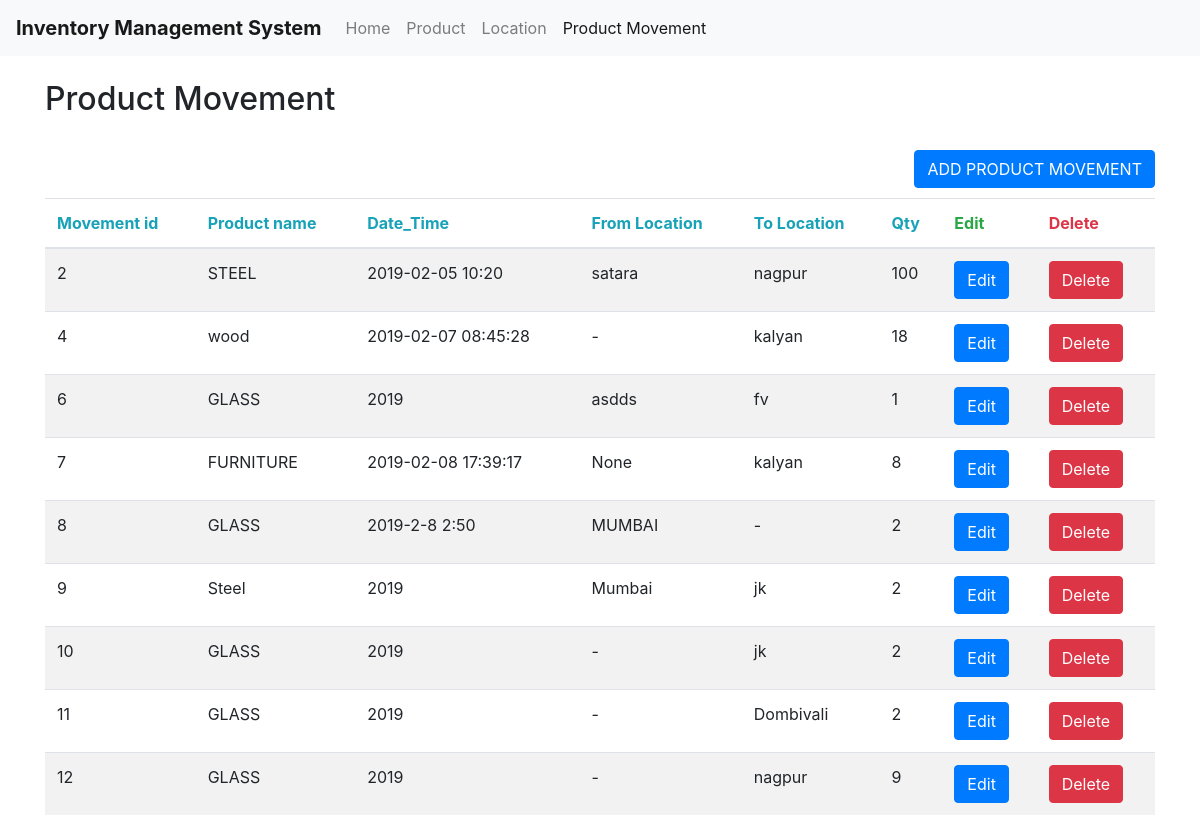
Page /ProductMovement on the earlier database version.
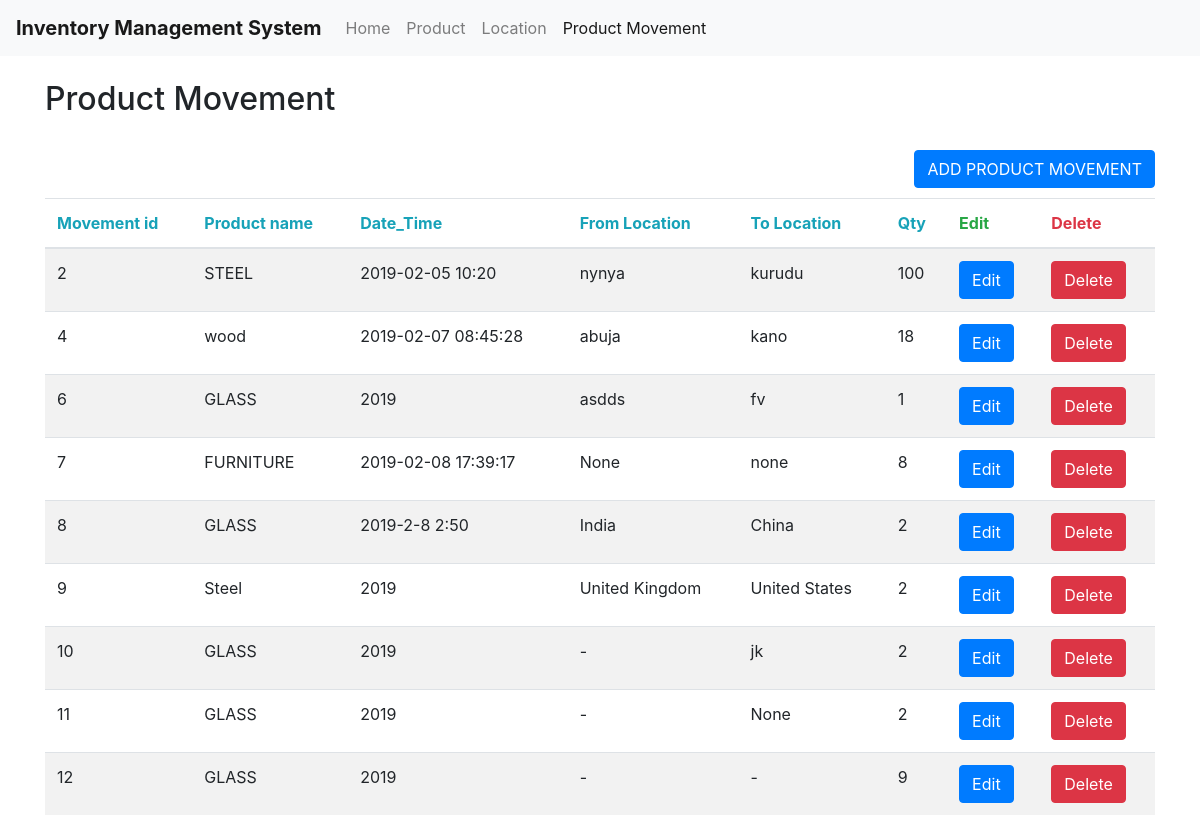
Same page on the later database version.
### tables this page shows
CREATE TABLE product_movement (movementID INTEGER PRIMARY KEY, productName TEXT, Timing TEXT, fromlocation TEXT, tolocation TEXT, QTY INTEGER);

### home.py (the view, shortened to what this page needs)
@app.route('/ProductMovement')
def ProductMovement():
   cur.execute("select * from product_movement")
   rows = cur.fetchall()
   cur.execute("select * from products")
   productRows = cur.fetchall()
   cur.execute("select * from locations")
   locationRows = cur.fetchall()
   return render_template('ProductMovement.html',rows = rows,  productRows =  productRows, locationRows = locationRows)

### templates/ProductMovement.html (shortened to what this page needs)
<!DOCTYPE html>
<html>
<head>
	<link rel="stylesheet" href="https://stackpath.bootstrapcdn.com/bootstrap/4.1.3/css/bootstrap.min.css">
</head>
<body>
				<nav class="navbar navbar-expand-lg navbar-light bg-light">
			  <a class="navbar-brand" href="#"><b>Inventory Management System</b></a>
			  <div class="collapse navbar-collapse" id="navbarNavAltMarkup">
			    <div class="navbar-nav">
			      <a class="nav-item nav-link" href="/home">Home</a>
			      <a class="nav-item nav-link" href="/Product">Product </a>
			      <a class="nav-item nav-link" href="/Location">Location</a>
			      <a class="nav-item nav-link active" href="/ProductMovement">Product Movement<span class="sr-only">(current)</span></a>
			    </div>
			  </div>
			</nav>
<div class="container">
  <h2>Product Movement</h2>
		<div class="float-md-right">
  <button type="button" class="btn btn-primary" data-toggle="modal" data-target="#exampleModal">ADD PRODUCT MOVEMENT</button></div>
 </div>
  <table class="table table-striped">
    <thead>
      <tr>
        <th class="text-info">Movement id</th>
        <th class="text-info">Product name</th>
        <th class="text-info">Date_Time</th>
        <th class="text-info">From Location</th>
        <th class="text-info">To Location</th>
        <th class="text-info">Qty</th>
        <th class="text-success">Edit</th>
        <th class="text-danger">Delete</th>
      </tr>
    </thead>
    <tbody>
    		{% for row in rows %}
            <tr>
               <td>{{row["movementID"]}}</td>
               <td>{{row["productName"]}}</td>
               <td> {{row["Timing"]}}</td>
               <td>{{row["fromlocation"]}}</td>
                <td>{{row["tolocation"]}}</td>
                  <td>{{row["QTY"]}}</td>
               <td>
                    <a><button class="btn btn-primary" OnClick='showModal({{row["movementID"]}},"{{row["productName"]}}","{{row["Timing"]}}","{{row["fromlocation"]}}","{{row["tolocation"]}}","{{row["QTY"]}}");'>Edit</button></a></td>
                       <td> <a  onclick="if(!confirm('Are you sure to Delete?')){return false;}" href='deleteprouctmovement/{{row["movementID"]}}'><button class="btn btn-danger">Delete</button></a>
                     </td>
            </tr>
         {% endfor %}
    </tbody>
  </table>
</body>
</html>

Differences in the rows shown:
changed product_movement "STEEL": fromlocation "satara" → "nynya"; tolocation "nagpur" → "kurudu"
changed product_movement "wood": fromlocation "-" → "abuja"; tolocation "kalyan" → "kano"
changed product_movement "FURNITURE": tolocation "kalyan" → "none"
changed product_movement id 8: fromlocation "MUMBAI" → "India"; tolocation "-" → "China"
changed product_movement "Steel": fromlocation "Mumbai" → "United Kingdom"; tolocation "jk" → "United States"
changed product_movement id 11: tolocation "Dombivali" → "None"
changed product_movement id 12: tolocation "nagpur" → "-"
